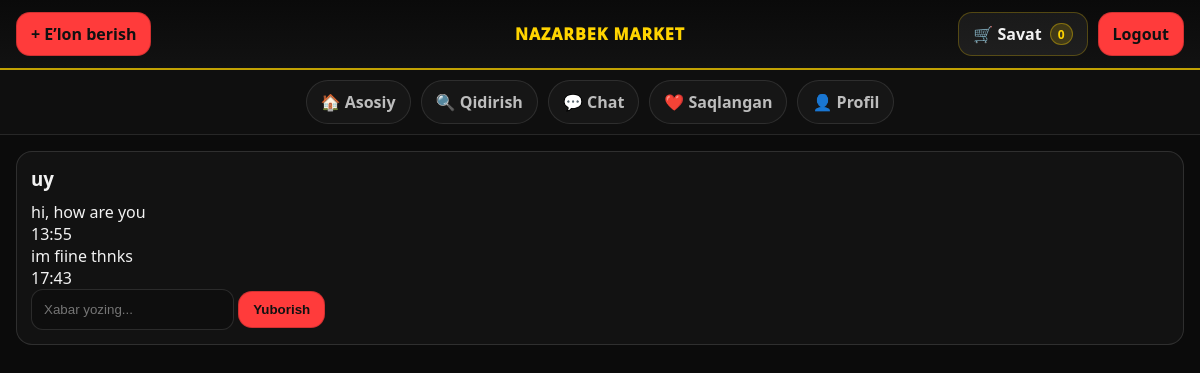
Screenshot of /customers/1/ (signed in) with the database file from the repository.
### customer/models.py (models this page shows, shortened)
class Conversation(models.Model):
    product = models.ForeignKey("Product.Product", on_delete=models.CASCADE, related_name="conversations")
    buyer = models.ForeignKey(settings.AUTH_USER_MODEL, on_delete=models.CASCADE, related_name="buy_conversations")
    seller = models.ForeignKey(settings.AUTH_USER_MODEL, on_delete=models.CASCADE, related_name="sell_conversations")
    created_at = models.DateTimeField(auto_now_add=True)
    class Meta:
        unique_together = ("product", "buyer", "seller")

class Message(models.Model):
    conversation = models.ForeignKey(Conversation, on_delete=models.CASCADE, related_name="messages")
    sender = models.ForeignKey(settings.AUTH_USER_MODEL, on_delete=models.CASCADE, related_name="sent_messages")
    text = models.TextField()
    created_at = models.DateTimeField(auto_now_add=True)
    is_read = models.BooleanField(default=False)
    class Meta:
        ordering = ["created_at"]

### Product/models.py (models this page shows, shortened)
class Product(models.Model):
    CATEGORY_CHOICES = [
        ("elektronika", "Elektronika"),
        ("kiyim", "Kiyim-kechak"),
        ("avto", "Avtomobil"),
        ("uy", "Uy-joy"),
        ("texnika", "Texnika"),
        ("xizmat", "Xizmatlar"),
        ("boshqa", "Boshqalar"),
    ]
    owner = models.ForeignKey(
        settings.AUTH_USER_MODEL,
        on_delete=models.CASCADE,
        related_name="products"
    )
    title = models.CharField(max_length=120)
    description = models.TextField(blank=True)
    price = models.DecimalField(max_digits=12, decimal_places=2)
    category = models.CharField(max_length=30, choices=CATEGORY_CHOICES, default="boshqa")
    image = models.ImageField(upload_to="products/", blank=True, null=True)
    location_name = models.CharField(max_length=150, blank=True)
    created_at = models.DateTimeField(auto_now_add=True)
    is_active = models.BooleanField(default=True)
    phone_number=models.CharField(max_length=20)
    class Meta:
        ordering = ["-created_at"]

### customer/views.py (the view)
# urls.py: path("<int:conv_id>/",chat_detail_view, name="chat_detail"),
@login_required
def chat_detail_view(request, conv_id):
    conv = get_object_or_404(Conversation, id=conv_id)
    if request.user not in (conv.buyer, conv.seller):
        return redirect("chats")
    if request.method == "POST":
        text = (request.POST.get("text") or "").strip()
        if text:
            Message.objects.create(conversation=conv, sender=request.user, text=text)
        return redirect("chat_detail", conv.id)
    msgs = conv.messages.select_related("sender").all()
    return render(request, "chat_detail.html", {
        "conv": conv,
        "messages": msgs,
        "cart_count": 0,
    })

### configapp/context_processors.py (called while the page is built)
def cart_count(request):
    if request.user.is_authenticated:
        total = CartItem.objects.filter(user=request.user).aggregate(s=Sum("quantity"))["s"] or 0
        return {"cart_count": total}
    return {"cart_count": 0}

### templates/chat_detail.html (shortened to what this page needs)
{% extends "dashboard.html" %}
{% block content %}
<div class="block">
  <div class="block__head">
    <h3>{{ conv.product.title }}</h3>
  </div>
  <div class="chatbox2">
    {% for m in messages %}
      <div class="msg {% if m.sender == request.user %}msg--me{% else %}msg--you{% endif %}">
        <div class="msg__text">{{ m.text }}</div>
        <div class="msg__time">{{ m.created_at|date:"H:i" }}</div>
      </div>
    {% endfor %}
  </div>
  <form method="post" class="chatinput">
    <input name="text" placeholder="Xabar yozing..." autocomplete="off">
    <button class="btn btn--red" type="submit">Yuborish</button>
  </form>
</div>
{% endblock %}

### static/dashboard.css (style rules this page uses)
:root { --bg:#0b0b0b; --panel:#121212; --panel2:#0f0f0f; --text:#f2f2f2; --muted:#bdbdbd; --yellow:#ffd400; --red:#ff3b3b; --stroke:rgba(255,255,255,.12); --sidebar-w:320px; --gap:18px; }
* { box-sizing:border-box; }
html,body { height:100%; }
body { margin:0; font-family:system-ui,-apple-system,Segoe UI,Roboto,Arial,sans-serif; background:var(--bg); color:var(--text); }
.btn { display:inline-flex; align-items:center; gap:8px; padding:10px 14px; border-radius:14px; font-weight:900; border:1px solid rgba(255,255,255,.14); background:rgba(255,255,255,.04); color:var(--text); }
.btn--red { background:var(--red); color:#111; border-color:rgba(0,0,0,.18); }
.block { background:rgba(255,255,255,.03); border:1px solid rgba(255,255,255,.12); border-radius:16px; padding:14px; }
.block__head { display:flex; justify-content:space-between; align-items:center; margin-bottom:10px; }
.block__head h3 { margin:0; }
input,select,textarea { padding:12px; border-radius:12px; background:#0e0e0e; border:1px solid rgba(255,255,255,.12); color:var(--text); }

### rows the page displays
Conversation: product "uy"
Message: text "hi, how are you", created_at "13:55"
Message: text "im fiine thnks", created_at "17:43"

### other values shown
{{ cart_count|default:0 }} "0"
